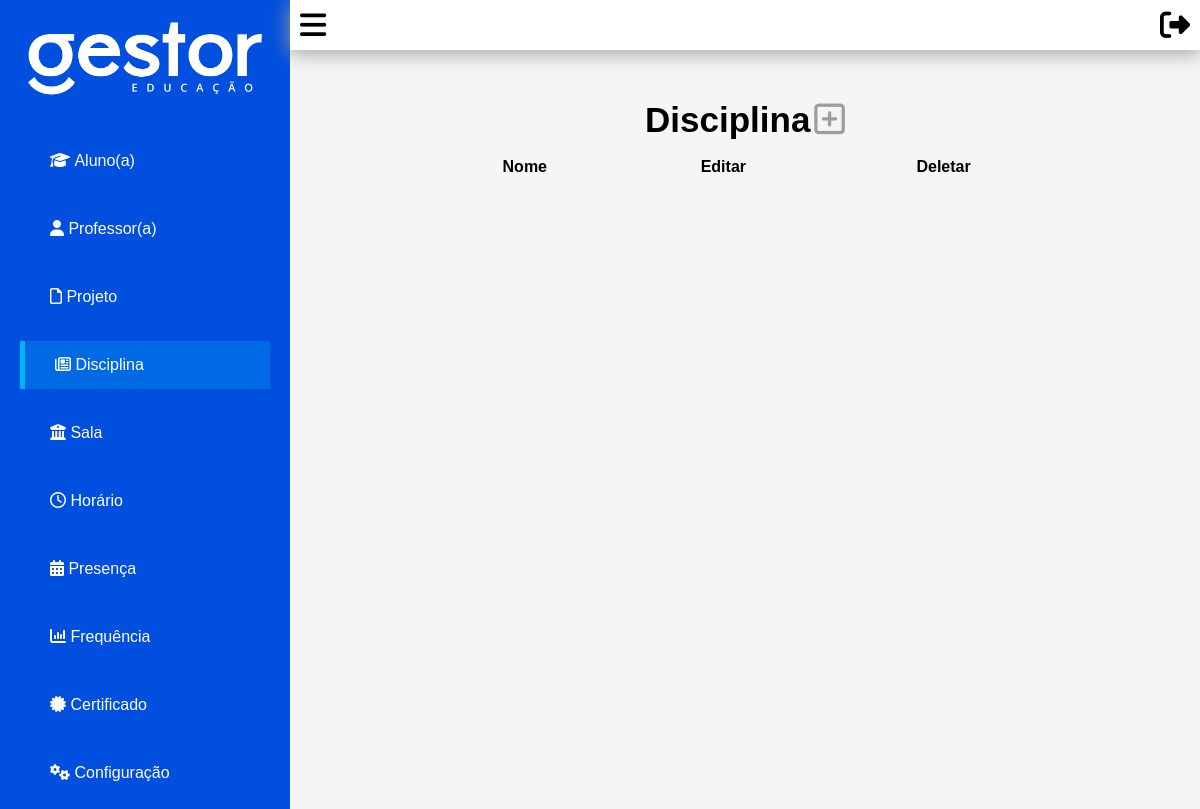
Before: /disciplina with the older database file.
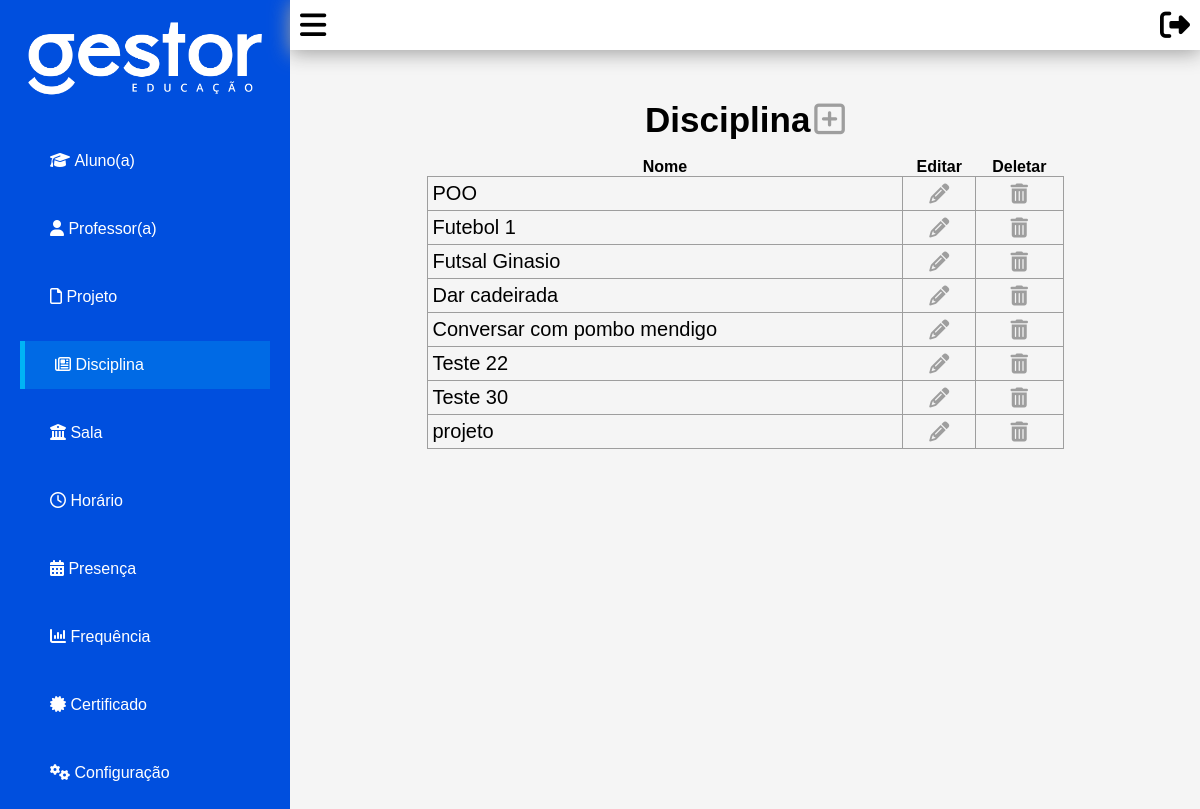
After: the same page with the newer database file.
### tables this page shows
CREATE TABLE `disciplina` (
  `id` int NOT NULL,
  `nome` varchar(255) NOT NULL
);

### core/autoload.php (called while the page is built, shortened)
<?php
spl_autoload_register(function ($className) {
    $projectRoot = dirname(__DIR__);
    $baseDirs = [
        $projectRoot . '/core/router/',
        $projectRoot . '/core/controller/',
        $projectRoot . '/core/database/',
        $projectRoot . '/src/controller/',
        $projectRoot . '/src/model/',
    ];
    foreach ($baseDirs as $baseDir) {
        $file = $baseDir . $className . '.php';
        if (file_exists($file)) {
            return;
        }
    }
    throw new Exception("Classe '{$className}' não encontrada no autoload.");
});

### core/database/Connection.php (called while the page is built, shortened)
<?php
class Connection
{
    private $bd;
    public function __construct()
    {
        $this->username = $_ENV['DATABASE_USERNAME'];
        $this->password = $_ENV['DATABASE_PASSWORD'];
        $this->host     = $_ENV['DATABASE_HOST'];
        $this->port     = $_ENV['DATABASE_PORT'];
        $this->dataBase = $_ENV['DATABASE_NAME'];
        try {
            $this->bd = new PDO('mysql:host=' . $this->host . ';port=' . $this->port . ';dbname=' . $this->dataBase, $this->username, $this->password);
            $this->bd->setAttribute(PDO::ATTR_ERRMODE, PDO::ERRMODE_EXCEPTION);
        } catch (PDOException $err) {
            die('Database connection failed: ' . $err->getMessage());
        }
    }
    public function getConnection(): PDO
    {
        return $this->bd;
    }
}

### core/database/Model.php (called while the page is built, shortened)
<?php
class Model
{
    protected $connection;
    protected $table;
    public function __construct()
    {
        $Connection = new Connection;
        $this->connection = $Connection->getConnection();
    }
    function read($conditions = [])
    {
        $query = "SELECT * FROM {$this->table}";
        $sql = $this->connection->prepare($query);
        $sql->execute($conditions);
        return $sql->fetchAll(PDO::FETCH_ASSOC);
    }
}

### src/controller/DisciplinaController.php (called while the page is built, shortened)
<?php
    class DisciplinaController extends Controller{
        function buscarTodos(){
            $Disciplina = new Disciplina();
            $Disciplinas = $Disciplina->read();
            return json_encode([
                "access" => true,
                "disciplinas" => $Disciplinas
            ]);
        }
    }
?>

### public/view/disciplina/index.php (the view, shortened to what this page needs)
<head>
    <link href="/public/view/disciplina/styles.css" rel="stylesheet">
</head>
<?php include_once($_SERVER['DOCUMENT_ROOT'].'/public/head.php')?>
<div class="grid-content grid-container">
	<?php include_once($_SERVER['DOCUMENT_ROOT'].'/public/menu.php')?>
    <div class="grid-item-content">
        <?php include_once($_SERVER['DOCUMENT_ROOT'].'/public/top.php')?>
        <label class="title">Disciplina</label> <a href="/disciplina/criar"><i class="title fa fa-plus-square-o" aria-hidden="true"></i></a>
		<br>
        <br>
		<?php
			$DisciplinaController = new DisciplinaController();
			$disciplinas = json_decode($DisciplinaController->buscarTodos())->disciplinas;
		?>
		<table class="list">
            <tbody>
                <tr>
                    <th>
                        Nome
                    </th>
                    <th>
                        Editar
                    </th>
                    <th>
                        Deletar
                    </th>
                </tr>
                <?php foreach ($disciplinas as $disciplina){ ?>
                    <tr>
                        <td class="text-left">
                            <?php echo $disciplina->nome ?>
                        </td>
                        <td>
                            <a href="/disciplina/editar?id=<?php echo $disciplina->id ?>"><i class="fa fa-pencil" aria-hidden="true"></i></a>
                        </td>
                        <td>
                            <a href="/disciplina/deletar?id=<?php echo $disciplina->id ?>"><i class="fa fa-trash" aria-hidden="true"></i></a>
                        </td>
                    </tr>
                <?php } ?>
            </tbody>
        </table>
    </div>
</div>

### core/index.php (shortened to what this page needs)
<?php
    include_once('autoload.php');
    include_once('../routes/web.php');
    include_once('../routes/api.php');
    $Router = new Router();
    if ($Router->checkApi() ){
        header("Content-Type: application/json; charset=UTF-8");
        header("Access-Control-Allow-Origin: *");
        header("Access-Control-Allow-Methods: GET,POST,PUT,DELETE");
        header("Access-Control-Max-Age: 3600");
        header("Access-Control-Allow-Headers: Content-Type, Access-Control-Allow-Headers, Authorization, X-Requested-With");
        $Router->runApi($api);
    } else {
        $Router->runWeb($web);
    }
?>

### core/router/Router.php (shortened to what this page needs)
<?php
    class Router{
        private $url;
        function __construct() {
            $this->url = $_SERVER["REQUEST_URI"];
        }
        function checkApi(){
            $uri = $this->url;
            if (strpos($uri, '/api/') === false) {
                return false;
            }
            return true;
        }
        function getToken(){
            $header = getallheaders();
            $token = isset($header['token']) ? $header['token'] : null;
            return $token;
        }
        function getData(){
            $contents = file_get_contents('php://input');
            $input = [];
            if (isset($contents)){
                $input = (array) json_decode($contents);
            }
            return $input;
        }
        function pathWeb($url, $routes){
            $url = explode('?',$url);
            unset($url[1]);
            $url = implode('',$url);
            $file = $_SERVER['DOCUMENT_ROOT'] .'/'. $url;
            $url = '/'.$url;
            foreach($routes as $route){
                $RoutePath = $route[0];
                $RouteWeb = $_SERVER['DOCUMENT_ROOT'] . '/public/view' . $route[1];
                if ($url == $RoutePath) {
                    if(is_file($RouteWeb)){
                        return $RouteWeb;
                    }
                }
            }
            return $_SERVER['DOCUMENT_ROOT'] . '/public/view/404.html';
        }
        function runWeb($routes){
            $uri = $this->url;
            $parametros = explode('/',$uri);
            unset($parametros[0]);
            $parametros = array_values($parametros);
            $url = implode('/',$parametros);
            $path = $this->pathWeb($url, $routes);
            if(isset($path)){
                $extension = substr($path, -3);
                if ($extension == 'png'){
                    $c = file_get_contents($path,true);
                    $size = filesize($path);
                    header ('Content-Type: image/png');
                    header ("Content-length: $size");
                    echo $c;
                } else if ($extension == 'gif'){
                    $c = file_get_contents($path,true);
                    $size = filesize($path);
                    header ('Content-Type: image/gif');
                    header ("Content-length: $size");
                    echo $c;
                } else if ($extension == 'css'){
                    $c = file_get_contents($path,true);
                    $size = filesize($path);
                    header ('Content-Type: text/css');
                    header ("Content-length: $size");
                    echo $c;
                }else{
                    if(is_file($path)){
                        include_once $path;
                    } else {
                        echo 'Página não encontrada (adicione uma pagina personalizada em /public/view/404.html)';
                    }
                }
            }
        }
    }
?>

### public/head.php (shortened to what this page needs)
<head>
    <link href="/public/css/global.css" rel="stylesheet">
</head>

### public/menu.php (shortened to what this page needs)
<head>
</head>
<div class="grid-item-menu">
    <a href="/home">
        <img src="/public/img/logo_branco.png" id="logo-gestoredu">
    </a>
    <div class="menu" id="menu">
        <?php include('list_menu.php')?>
    </div>
</div>

### public/list_menu.php (shortened to what this page needs)
<?php
    $style = '
        border-left: 5px solid #00b3f5;
        background-color: #00b4f544;
        color: white !important;
    ';
    $menu_home = $menu_aluno = $menu_professor = $menu_disciplina = $menu_sala = $menu_presenca = $menu_frequencia = $menu_certificado = $menu_projeto = '';
    $url_menu = explode('/',$url);
    $menu = $url_menu[0];
    switch ($menu) {
        case 'disciplina':
            $menu_disciplina = $style;
            break;
    }
?>
<div class="itemMenu">
    <a  href="/aluno" style="<?php echo $menu_aluno?>">
        <em class="fa fa-graduation-cap" aria-hidden="true"></em>&nbsp;Aluno(a)
    </a>
</div>
<div class="itemMenu">
    <a href="/professor" style="<?php echo $menu_professor?>">
        <em class="fa fa-user" aria-hidden="true"></em>&nbsp;Professor(a)
    </a>
</div>
<div class="itemMenu">
    <a href="/projeto" style="<?php echo $menu_projeto?>">
        <em class="fa fa-file-o" aria-hidden="true"></em>&nbsp;Projeto
    </a>
</div>
<div class="itemMenu">
    <a href="/disciplina" style="<?php echo $menu_disciplina?>">
        <em class="fa fa-newspaper-o" aria-hidden="true"></em>&nbsp;Disciplina
    </a>
</div>
<div class="itemMenu">
    <a href="/sala" style="<?php echo $menu_sala?>">
        <em class="fa fa-university" aria-hidden="true"></em>&nbsp;Sala
    </a>
</div>
<div class="itemMenu">
    <a href="/horario" style="<?php echo $menu_horario?>">
        <em class="fa fa-clock-o"></em>&nbsp;Horário
    </a>
</div>
<div class="itemMenu">
    <a href="/presenca" style="<?php echo $menu_presenca?>">
        <em class="fa fa-calendar"></em>&nbsp;Presença
    </a>
</div>
<div class="itemMenu">
    <a href="/frequencia" style="<?php echo $menu_frequencia?>">
        <em class="fa fa-bar-chart"></em>&nbsp;Frequência
    </a>
</div>
<div class="itemMenu">
    <a href="/certificado" style="<?php echo $menu_certificado?>">
        <em class="fa fa-certificate"></em>&nbsp;Certificado
    </a>
</div>
<div class="itemMenu">
    <a href="/configuracao" style="<?php echo $menu_configuracao?>">
        <em class="fa fa-cogs" aria-hidden="true"></em>&nbsp;Configuração
    </a>
</div>

### public/top.php (shortened to what this page needs)
<head>
</head>
<div id="topMenu">
    <label class="slideMenu" for="slideMenu">
        <i class="fa fa-bars" aria-hidden="true" onclick="slideMenu()"></i>
    </label>
    <div class="logoutMenu" id="usuarioLogado">
        <a class="logoutMenu"><i class="fa fa-sign-out" aria-hidden="true" onclick="logout()"></i></a>
    </div>
</div>
<?php include_once('../public/menu_mobile.php')?>

### public/menu_mobile.php (shortened to what this page needs)
<head>
</head>
    <?php include('list_menu.php')?>

### public/css/global.css (style rules this page uses)
* { margin: 0; padding:0; }
.title { font-weight: bold; }
.grid-item-menu { text-align: center; background-color: #004fde; width: 290px; }
.grid-item-content { text-align: center; }
a, p, label, option, input, td, tr { font-family:Arial, Helvetica, sans-serif; }
#topMenu { padding: 10px; background-color: #fff; height: 30px; box-shadow: 0px 3px 20px #9e9e9e; margin-bottom: 50px; }
.logoutMenu { text-decoration: none; float: right; font-size: 30px; color: #000; }
.slideMenu { float: left; font-size: 30px; color: #000; }
#logo-gestoredu { width: 250px; padding: 20px; }
.text-left { text-align: left; }
.itemMenu { margin: 20px; }
.itemMenu label, .itemMenu a { padding-left: 30px; padding-right: 30px; padding-top: 15px; padding-bottom: 15px; display: block; color: white; text-align: left; text-decoration: none; }
.list { margin: auto; border-collapse: collapse; width: 70%; text-align: center; }
.list td { font-size: 20px; border: 1px #9e9e9e solid; padding: 5px; }
.list i { color: #9e9e9e; }
.list a { text-decoration: none; color: #9e9e9e; font-size: 20px; }
.fa-plus-square-o { color: #9e9e9e; }
@media (min-width: 800px) { .grid-item-menu { display: block; } }
@media (min-width: 800px) { .slideMenu { display: block; } }
@media (min-width: 800px) { .grid-container { display: grid; grid-template-columns: 290px auto ; height: 100%; } }
@media (min-width: 800px) { .title { font-size: 35px; } }

Changed rows visible on the page:
added disciplina: nome "POO"
added disciplina: nome "Futebol 1"
added disciplina: nome "Futsal Ginasio"
added disciplina: nome "Dar cadeirada"
added disciplina: nome "Conversar com pombo mendigo"
added disciplina: nome "Teste 22"
added disciplina: nome "Teste 30"
added disciplina: nome "projeto"
